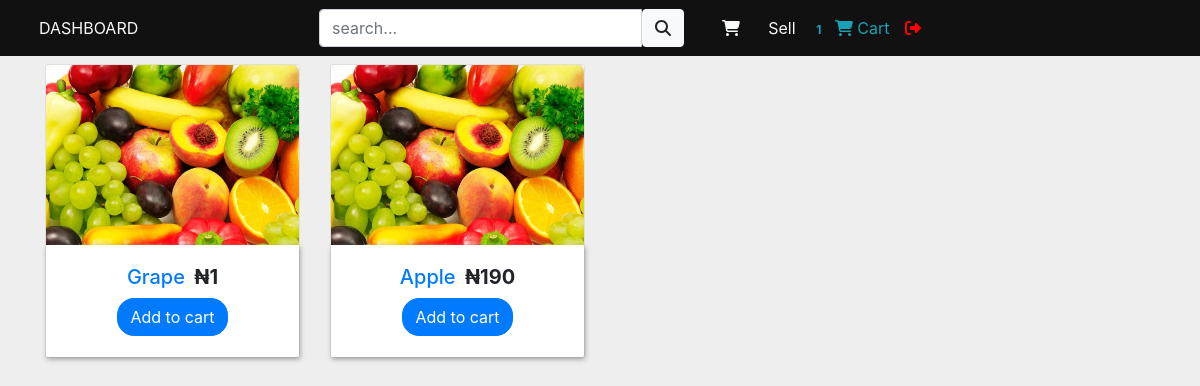
Before: /sales/ with the older database file.
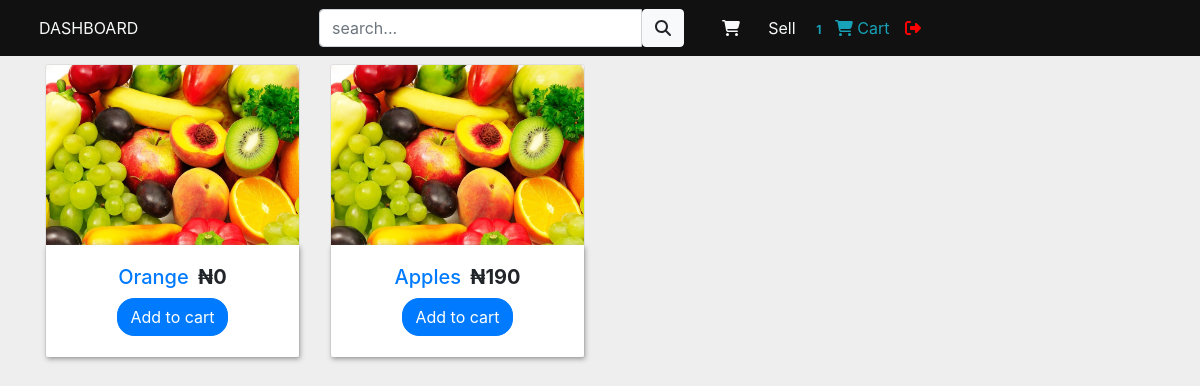
After: the same page with the newer database file.
### pointofsale/models.py (models this page shows, shortened)
class Product(models.Model):
    name = models.CharField(max_length=100)
    description = models.CharField(max_length=100)
    category = models.ForeignKey(Category, on_delete=models.CASCADE)
    quantity_kg = models.IntegerField(default=0)
    quantity_units = models.IntegerField(default=0)
    cost_price = models.IntegerField(default=0)
    selling_price = models.IntegerField(default=0)
    image_field = models.ImageField(default='default.jpg')
    date_created = models.DateTimeField(default=timezone.now)
    staff = models.ForeignKey(User,editable=False,null=True,blank=True, on_delete=models.CASCADE)
    def get_absolute_url(self):
        return reverse('pointofsale-product-details', kwargs={'pk': self.pk})
    def get_add_to_cart_url(self):
        return reverse('add-to-cart', kwargs={'pk': self.pk})

### pointofsale/views.py (the view)
# urls.py: path('sales/', views.SalesView.as_view(), name='pointofsale-sales'),
class SalesView(ListView):
    model = Product
    template_name = "pointofsale/sales.html"
    context_object_name = "products"
    paginate_by = 8
    ordering = ['-date_created']

### pointofsale/templates/pointofsale/sales.html (shortened to what this page needs)
{% extends 'pointofsale/mainapp_layout.html' %}
{% block content %}
      <section class="text-center mb-4">
        <div class="container">
        <div class="row wow fadeIn">
          {% for product in products %}
          <div class="col-lg-3 col-md-4 col-sm-6 mb-4">
            <div class="card">
              <div class="view overlay">
                <img src="{{ product.image_field.url }}" class="card-img-top"
                  alt="" height=180>
              </div>
              <div class="card-body">
                  <h5>
                    <a href="{{ product.get_absolute_url }}" class="grey-text">{{ product.name|truncatechars:13 }} </a>
                    <span class="ml-1"><strong>&#x20A6;{{ product.selling_price }}</strong></span>
                  </h5>
                <a href="{{ product.get_add_to_cart_url }}" class='btn btn-primary add-to-cart'>Add to cart</a>
              </div>
            </div>
          </div>
          {% endfor %}
        </div>
      </section>
{% endblock %}

Changed rows visible on the page:
removed Product: image_field (placeholder picture), name "Grape", selling_price "1"
added Product: image_field (placeholder picture), name "Orange", selling_price "0"
changed Product: name "Apple" → "Apples"
